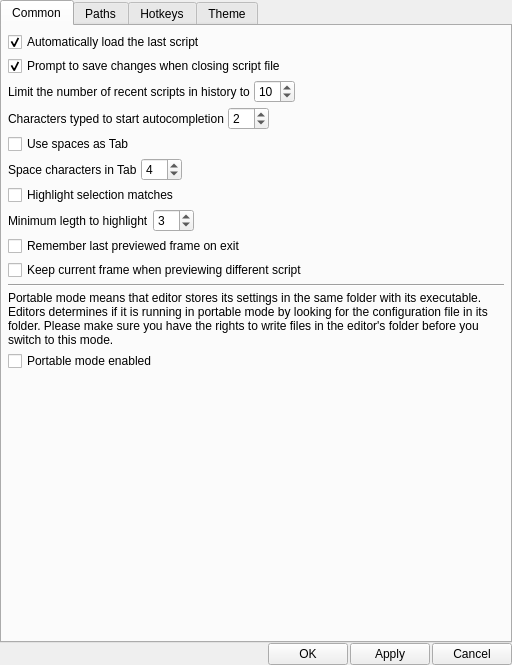
<?xml version="1.0" encoding="UTF-8"?>
<ui version="4.0">
 <class>SettingsDialog</class>
 <widget class="QDialog" name="SettingsDialog">
  <property name="geometry">
   <rect>
    <x>0</x>
    <y>0</y>
    <width>512</width>
    <height>665</height>
   </rect>
  </property>
  <property name="windowTitle">
   <string>Settings - VapourSynth Editor</string>
  </property>
  <layout class="QVBoxLayout" name="verticalLayout">
   <property name="spacing">
    <number>0</number>
   </property>
   <property name="leftMargin">
    <number>0</number>
   </property>
   <property name="topMargin">
    <number>0</number>
   </property>
   <property name="rightMargin">
    <number>0</number>
   </property>
   <property name="bottomMargin">
    <number>0</number>
   </property>
   <item>
    <widget class="QTabWidget" name="settingsTabWidget">
     <property name="currentIndex">
      <number>0</number>
     </property>
     <widget class="QWidget" name="commonSettingsTab">
      <attribute name="title">
       <string>Common</string>
      </attribute>
      <layout class="QVBoxLayout" name="verticalLayout_2">
       <property name="spacing">
        <number>4</number>
       </property>
       <property name="leftMargin">
        <number>6</number>
       </property>
       <property name="topMargin">
        <number>6</number>
       </property>
       <property name="rightMargin">
        <number>6</number>
       </property>
       <property name="bottomMargin">
        <number>6</number>
       </property>
       <item>
        <widget class="QCheckBox" name="autoLoadLastScriptCheckBox">
         <property name="text">
          <string>Automatically load the last script</string>
         </property>
         <property name="checked">
          <bool>true</bool>
         </property>
        </widget>
       </item>
       <item>
        <widget class="QCheckBox" name="promptToSaveChangesCheckBox">
         <property name="text">
          <string>Prompt to save changes when closing script file</string>
         </property>
         <property name="checked">
          <bool>true</bool>
         </property>
        </widget>
       </item>
       <item>
        <layout class="QHBoxLayout" name="recentFilesSettingsLayout">
         <item>
          <widget class="QLabel" name="maxRecentFilesLabel">
           <property name="text">
            <string>Limit the number of recent scripts in history to</string>
           </property>
          </widget>
         </item>
         <item>
          <widget class="QSpinBox" name="maxRecentFilesSpinBox">
           <property name="minimum">
            <number>1</number>
           </property>
           <property name="value">
            <number>10</number>
           </property>
          </widget>
         </item>
         <item>
          <spacer name="horizontalSpacer_2">
           <property name="orientation">
            <enum>Qt::Horizontal</enum>
           </property>
           <property name="sizeHint" stdset="0">
            <size>
             <width>40</width>
             <height>20</height>
            </size>
           </property>
          </spacer>
         </item>
        </layout>
       </item>
       <item>
        <layout class="QHBoxLayout" name="autocompletionLayout">
         <item>
          <widget class="QLabel" name="charactersTypedToStartCompletionLabel">
           <property name="text">
            <string>Characters typed to start autocompletion</string>
           </property>
          </widget>
         </item>
         <item>
          <widget class="QSpinBox" name="charactersTypedToStartCompletionSpinBox">
           <property name="minimum">
            <number>0</number>
           </property>
           <property name="maximum">
            <number>10</number>
           </property>
           <property name="value">
            <number>2</number>
           </property>
          </widget>
         </item>
         <item>
          <spacer name="horizontalSpacer_3">
           <property name="orientation">
            <enum>Qt::Horizontal</enum>
           </property>
           <property name="sizeHint" stdset="0">
            <size>
             <width>40</width>
             <height>20</height>
            </size>
           </property>
          </spacer>
         </item>
        </layout>
       </item>
       <item>
        <widget class="QCheckBox" name="useSpacesAsTabCheckBox">
         <property name="text">
          <string>Use spaces as Tab</string>
         </property>
        </widget>
       </item>
       <item>
        <layout class="QHBoxLayout" name="horizontalLayout">
         <item>
          <widget class="QLabel" name="spacesInTabLabel">
           <property name="text">
            <string>Space characters in Tab</string>
           </property>
          </widget>
         </item>
         <item>
          <widget class="QSpinBox" name="spacesInTabSpinBox">
           <property name="minimum">
            <number>1</number>
           </property>
           <property name="maximum">
            <number>80</number>
           </property>
           <property name="value">
            <number>4</number>
           </property>
          </widget>
         </item>
         <item>
          <spacer name="horizontalSpacer_4">
           <property name="orientation">
            <enum>Qt::Horizontal</enum>
           </property>
           <property name="sizeHint" stdset="0">
            <size>
             <width>40</width>
             <height>20</height>
            </size>
           </property>
          </spacer>
         </item>
        </layout>
       </item>
       <item>
        <widget class="QCheckBox" name="highlightSelectionMatchesCheckBox">
         <property name="text">
          <string>Highlight selection matches</string>
         </property>
        </widget>
       </item>
       <item>
        <layout class="QHBoxLayout" name="horizontalLayout_2">
         <item>
          <widget class="QLabel" name="highlightSelectionMatchesMinLengthLabel">
           <property name="text">
            <string>Minimum legth to highlight</string>
           </property>
          </widget>
         </item>
         <item>
          <widget class="QSpinBox" name="highlightSelectionMatchesMinLengthSpinBox">
           <property name="maximum">
            <number>80</number>
           </property>
           <property name="value">
            <number>3</number>
           </property>
          </widget>
         </item>
         <item>
          <spacer name="horizontalSpacer_5">
           <property name="orientation">
            <enum>Qt::Horizontal</enum>
           </property>
           <property name="sizeHint" stdset="0">
            <size>
             <width>40</width>
             <height>20</height>
            </size>
           </property>
          </spacer>
         </item>
        </layout>
       </item>
       <item>
        <widget class="QCheckBox" name="rememberLastPreviewFrameCheckBox">
         <property name="text">
          <string>Remember last previewed frame on exit</string>
         </property>
        </widget>
       </item>
       <item>
        <widget class="QCheckBox" name="alwaysKeepCurrentFrameCheckBox">
         <property name="text">
          <string>Keep current frame when previewing different script</string>
         </property>
        </widget>
       </item>
       <item>
        <widget class="QFrame" name="delimiter">
         <property name="frameShape">
          <enum>QFrame::HLine</enum>
         </property>
         <property name="frameShadow">
          <enum>QFrame::Sunken</enum>
         </property>
        </widget>
       </item>
       <item>
        <widget class="QLabel" name="portableModeLabel">
         <property name="text">
          <string>Portable mode means that editor stores its settings in the same folder with its executable. Editors determines if it is running in portable mode by looking for the configuration file in its folder. Please make sure you have the rights to write files in the editor's folder before you switch to this mode.</string>
         </property>
         <property name="wordWrap">
          <bool>true</bool>
         </property>
        </widget>
       </item>
       <item>
        <widget class="QCheckBox" name="portableModeCheckBox">
         <property name="text">
          <string>Portable mode enabled</string>
         </property>
        </widget>
       </item>
       <item>
        <spacer name="verticalSpacer">
         <property name="orientation">
          <enum>Qt::Vertical</enum>
         </property>
         <property name="sizeHint" stdset="0">
          <size>
           <width>20</width>
           <height>171</height>
          </size>
         </property>
        </spacer>
       </item>
      </layout>
     </widget>
     <widget class="QWidget" name="pathsSettingsTab">
      <attribute name="title">
       <string>Paths</string>
      </attribute>
      <layout class="QVBoxLayout" name="verticalLayout_3">
       <property name="spacing">
        <number>2</number>
       </property>
       <property name="leftMargin">
        <number>2</number>
       </property>
       <property name="topMargin">
        <number>2</number>
       </property>
       <property name="rightMargin">
        <number>2</number>
       </property>
       <property name="bottomMargin">
        <number>2</number>
       </property>
       <item>
        <widget class="QGroupBox" name="vsLibraryPathsGroupBox">
         <property name="title">
          <string>VapourSynth library search paths</string>
         </property>
         <layout class="QGridLayout" name="gridLayout_2">
          <property name="leftMargin">
           <number>0</number>
          </property>
          <property name="topMargin">
           <number>0</number>
          </property>
          <property name="rightMargin">
           <number>0</number>
          </property>
          <property name="bottomMargin">
           <number>0</number>
          </property>
          <property name="spacing">
           <number>2</number>
          </property>
          <item row="0" column="0" rowspan="3">
           <widget class="QListWidget" name="vsLibraryPathsListWidget">
            <property name="horizontalScrollBarPolicy">
             <enum>Qt::ScrollBarAlwaysOff</enum>
            </property>
            <property name="alternatingRowColors">
             <bool>true</bool>
            </property>
            <property name="textElideMode">
             <enum>Qt::ElideNone</enum>
            </property>
           </widget>
          </item>
          <item row="0" column="1">
           <widget class="QToolButton" name="removeVSLibraryPathButton">
            <property name="toolTip">
             <string>Remove VapourSynth library search path</string>
            </property>
            <property name="text">
             <string/>
            </property>
           </widget>
          </item>
          <item row="1" column="1">
           <spacer name="verticalSpacer_3">
            <property name="orientation">
             <enum>Qt::Vertical</enum>
            </property>
            <property name="sizeHint" stdset="0">
             <size>
              <width>20</width>
              <height>124</height>
             </size>
            </property>
           </spacer>
          </item>
          <item row="2" column="1">
           <widget class="QToolButton" name="addVSLibraryPathButton">
            <property name="toolTip">
             <string>Add VapourSynth library search path</string>
            </property>
            <property name="text">
             <string/>
            </property>
           </widget>
          </item>
          <item row="3" column="0">
           <widget class="QLineEdit" name="vsLibraryPathEdit"/>
          </item>
          <item row="3" column="1">
           <widget class="QToolButton" name="selectVSLibraryPathButton">
            <property name="toolTip">
             <string>Select path</string>
            </property>
            <property name="text">
             <string/>
            </property>
           </widget>
          </item>
         </layout>
        </widget>
       </item>
       <item>
        <widget class="QGroupBox" name="vsPluginsPathsGroupBox">
         <property name="title">
          <string>VapourSynth plugins paths</string>
         </property>
         <layout class="QGridLayout" name="gridLayout">
          <property name="leftMargin">
           <number>0</number>
          </property>
          <property name="topMargin">
           <number>0</number>
          </property>
          <property name="rightMargin">
           <number>0</number>
          </property>
          <property name="bottomMargin">
           <number>0</number>
          </property>
          <property name="spacing">
           <number>2</number>
          </property>
          <item row="0" column="0" rowspan="3">
           <widget class="QListWidget" name="vsPluginsPathsListWidget">
            <property name="horizontalScrollBarPolicy">
             <enum>Qt::ScrollBarAlwaysOff</enum>
            </property>
            <property name="alternatingRowColors">
             <bool>true</bool>
            </property>
            <property name="textElideMode">
             <enum>Qt::ElideNone</enum>
            </property>
           </widget>
          </item>
          <item row="0" column="1">
           <widget class="QToolButton" name="removeVSPluginsPathButton">
            <property name="toolTip">
             <string>Remove VapourSynth plugins path</string>
            </property>
            <property name="text">
             <string/>
            </property>
           </widget>
          </item>
          <item row="1" column="1">
           <spacer name="verticalSpacer_2">
            <property name="orientation">
             <enum>Qt::Vertical</enum>
            </property>
            <property name="sizeHint" stdset="0">
             <size>
              <width>20</width>
              <height>124</height>
             </size>
            </property>
           </spacer>
          </item>
          <item row="2" column="1">
           <widget class="QToolButton" name="addVSPluginsPathButton">
            <property name="toolTip">
             <string>Add VapourSynth plugins path</string>
            </property>
            <property name="text">
             <string/>
            </property>
           </widget>
          </item>
          <item row="3" column="0">
           <widget class="QLineEdit" name="vsPluginsPathEdit"/>
          </item>
          <item row="3" column="1">
           <widget class="QToolButton" name="selectVSPluginsPathButton">
            <property name="toolTip">
             <string>Select path</string>
            </property>
            <property name="text">
             <string/>
            </property>
           </widget>
          </item>
         </layout>
        </widget>
       </item>
       <item>
        <widget class="QGroupBox" name="vsDocumentationPathsGroupBox">
         <property name="title">
          <string>Documentation paths</string>
         </property>
         <layout class="QGridLayout" name="gridLayout_3">
          <property name="leftMargin">
           <number>0</number>
          </property>
          <property name="topMargin">
           <number>0</number>
          </property>
          <property name="rightMargin">
           <number>0</number>
          </property>
          <property name="bottomMargin">
           <number>0</number>
          </property>
          <property name="spacing">
           <number>2</number>
          </property>
          <item row="0" column="0" rowspan="3">
           <widget class="QListWidget" name="vsDocumentationPathsListWidget">
            <property name="horizontalScrollBarPolicy">
             <enum>Qt::ScrollBarAlwaysOff</enum>
            </property>
            <property name="alternatingRowColors">
             <bool>true</bool>
            </property>
            <property name="textElideMode">
             <enum>Qt::ElideNone</enum>
            </property>
           </widget>
          </item>
          <item row="0" column="1">
           <widget class="QToolButton" name="removeVSDocumentationPathButton">
            <property name="toolTip">
             <string>Remove VapourSynth documentation path</string>
            </property>
            <property name="text">
             <string/>
            </property>
           </widget>
          </item>
          <item row="1" column="1">
           <spacer name="verticalSpacer_4">
            <property name="orientation">
             <enum>Qt::Vertical</enum>
            </property>
            <property name="sizeHint" stdset="0">
             <size>
              <width>20</width>
              <height>124</height>
             </size>
            </property>
           </spacer>
          </item>
          <item row="2" column="1">
           <widget class="QToolButton" name="addVSDocumentationPathButton">
            <property name="toolTip">
             <string>Add VapourSynth documentation path</string>
            </property>
            <property name="text">
             <string/>
            </property>
           </widget>
          </item>
          <item row="3" column="0">
           <widget class="QLineEdit" name="vsDocumentationPathEdit"/>
          </item>
          <item row="3" column="1">
           <widget class="QToolButton" name="selectVSDocumentationPathButton">
            <property name="toolTip">
             <string>Select path</string>
            </property>
            <property name="text">
             <string/>
            </property>
           </widget>
          </item>
         </layout>
        </widget>
       </item>
      </layout>
     </widget>
     <widget class="QWidget" name="hotkeysSettingsTab">
      <attribute name="title">
       <string>Hotkeys</string>
      </attribute>
      <layout class="QVBoxLayout" name="verticalLayout_4">
       <property name="spacing">
        <number>0</number>
       </property>
       <property name="leftMargin">
        <number>0</number>
       </property>
       <property name="topMargin">
        <number>0</number>
       </property>
       <property name="rightMargin">
        <number>0</number>
       </property>
       <property name="bottomMargin">
        <number>0</number>
       </property>
       <item>
        <widget class="QTableView" name="hotkeysTable">
         <property name="editTriggers">
          <set>QAbstractItemView::AnyKeyPressed|QAbstractItemView::DoubleClicked|QAbstractItemView::EditKeyPressed|QAbstractItemView::SelectedClicked</set>
         </property>
         <property name="alternatingRowColors">
          <bool>true</bool>
         </property>
         <property name="selectionMode">
          <enum>QAbstractItemView::SingleSelection</enum>
         </property>
         <property name="selectionBehavior">
          <enum>QAbstractItemView::SelectRows</enum>
         </property>
         <property name="textElideMode">
          <enum>Qt::ElideNone</enum>
         </property>
         <property name="horizontalScrollMode">
          <enum>QAbstractItemView::ScrollPerPixel</enum>
         </property>
         <attribute name="horizontalHeaderVisible">
          <bool>false</bool>
         </attribute>
         <attribute name="horizontalHeaderStretchLastSection">
          <bool>true</bool>
         </attribute>
         <attribute name="verticalHeaderVisible">
          <bool>false</bool>
         </attribute>
        </widget>
       </item>
      </layout>
     </widget>
     <widget class="QWidget" name="themeSettingsTab">
      <property name="contextMenuPolicy">
       <enum>Qt::PreventContextMenu</enum>
      </property>
      <attribute name="title">
       <string>Theme</string>
      </attribute>
      <layout class="QVBoxLayout" name="verticalLayout_5">
       <property name="spacing">
        <number>4</number>
       </property>
       <property name="leftMargin">
        <number>6</number>
       </property>
       <property name="topMargin">
        <number>6</number>
       </property>
       <property name="rightMargin">
        <number>6</number>
       </property>
       <property name="bottomMargin">
        <number>6</number>
       </property>
       <item>
        <widget class="QCheckBox" name="darkMode">
         <property name="text">
          <string>Dark mode</string>
         </property>
        </widget>
       </item>
       <item>
        <widget class="QLabel" name="themeElementsLabel">
         <property name="text">
          <string>Theme elements</string>
         </property>
        </widget>
       </item>
       <item>
        <widget class="QListView" name="themeElementsList">
         <property name="editTriggers">
          <set>QAbstractItemView::NoEditTriggers</set>
         </property>
         <property name="selectionBehavior">
          <enum>QAbstractItemView::SelectRows</enum>
         </property>
         <property name="verticalScrollMode">
          <enum>QAbstractItemView::ScrollPerPixel</enum>
         </property>
         <property name="horizontalScrollMode">
          <enum>QAbstractItemView::ScrollPerPixel</enum>
         </property>
         <property name="resizeMode">
          <enum>QListView::Adjust</enum>
         </property>
        </widget>
       </item>
       <item>
        <layout class="QFormLayout" name="formLayout">
         <item row="0" column="0">
          <widget class="QPushButton" name="fontButton">
           <property name="text">
            <string>Font</string>
           </property>
          </widget>
         </item>
         <item row="0" column="1">
          <widget class="QLabel" name="fontLabel">
           <property name="sizePolicy">
            <sizepolicy hsizetype="MinimumExpanding" vsizetype="Minimum">
             <horstretch>0</horstretch>
             <verstretch>0</verstretch>
            </sizepolicy>
           </property>
           <property name="text">
            <string/>
           </property>
          </widget>
         </item>
         <item row="1" column="0">
          <widget class="QPushButton" name="colourButton">
           <property name="text">
            <string>Colour</string>
           </property>
          </widget>
         </item>
         <item row="1" column="1">
          <widget class="QFrame" name="colourFrame">
           <property name="autoFillBackground">
            <bool>true</bool>
           </property>
           <property name="frameShape">
            <enum>QFrame::Box</enum>
           </property>
           <property name="frameShadow">
            <enum>QFrame::Plain</enum>
           </property>
          </widget>
         </item>
        </layout>
       </item>
      </layout>
     </widget>
    </widget>
   </item>
   <item>
    <layout class="QHBoxLayout" name="decisionButtonsLayout">
     <property name="spacing">
      <number>2</number>
     </property>
     <item>
      <spacer name="horizontalSpacer">
       <property name="orientation">
        <enum>Qt::Horizontal</enum>
       </property>
       <property name="sizeHint" stdset="0">
        <size>
         <width>40</width>
         <height>20</height>
        </size>
       </property>
      </spacer>
     </item>
     <item>
      <widget class="QPushButton" name="okButton">
       <property name="text">
        <string>OK</string>
       </property>
      </widget>
     </item>
     <item>
      <widget class="QPushButton" name="applyButton">
       <property name="text">
        <string>Apply</string>
       </property>
      </widget>
     </item>
     <item>
      <widget class="QPushButton" name="cancelButton">
       <property name="text">
        <string>Cancel</string>
       </property>
      </widget>
     </item>
    </layout>
   </item>
  </layout>
 </widget>
 <resources/>
 <connections/>
</ui>
